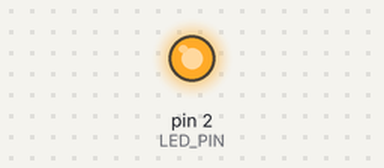
Bench run of a sketch on a simulated Arduino Uno, built with avr-gcc and run on an emulated ATmega328P. On the bench: output pins drawn as LEDs (lit = HIGH). No radio packets arrive unless stated; what the sketch prints to the serial monitor is not drawn.

Above: at 0.5 s.
At 3.5 s:
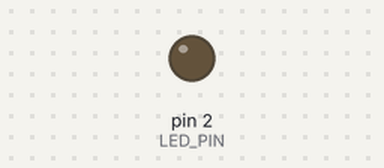
Timing chart, 0 to 7.9 s (numbered marks = the images above):
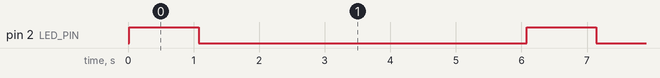

The sketch:

RFM95W_Transmitter.ino
```cpp
#include <SPI.h>
#include <LoRa.h>

//define the pins used by the transceiver module
#define ss 5
#define rst 15
#define dio0 4
#define LED_PIN 2  // Define LED pin

int counter = 0;

void setup() {
  //initialize Serial Monitor
  Serial.begin(115200);
  while (!Serial);
  Serial.println("LoRa Sender");
  pinMode(LED_PIN, OUTPUT);  // Set LED pin as output
  //setup LoRa transceiver module
  LoRa.setPins(ss, rst, dio0);

  //replace the LoRa.begin(---E-) argument with your location's frequency
  //433E6 for Asia
  //868E6 for Europe
  //915E6 for North America
  while (!LoRa.begin(868E6)) {
    Serial.println(".");
    delay(500);
  }
   // Change sync word (0xF3) to match the receiver
  // The sync word assures you don't get LoRa messages from other LoRa transceivers
  // ranges from 0-0xFF
  LoRa.setSyncWord(0xF3);
  Serial.println("LoRa Initializing OK!");
}

void loop() {
  Serial.print("Sending packet: ");
  Serial.println(counter);
  digitalWrite(LED_PIN, HIGH);  // Turn LED on
  delay(1000);
  //Send LoRa packet to receiver
  LoRa.beginPacket();
  LoRa.print("hello ");
  LoRa.print(counter);
  LoRa.endPacket();
  digitalWrite(LED_PIN, LOW);  // Turn LED off
  counter++;
  delay(5000);
}
```

Measured:
- by itself, pin 2 (LED_PIN): alternates HIGH for 1.1 s and LOW for 5.0 s
